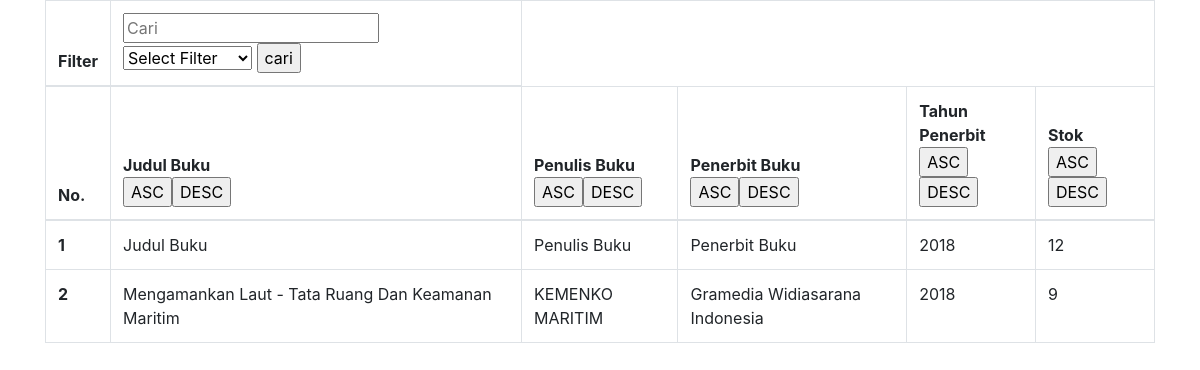
The page / on the database its author committed.
### tables this page shows
CREATE TABLE `buku` (
  `id` int(11) NOT NULL,
  `judul_buku` varchar(100) NOT NULL,
  `penulis_buku` varchar(100) NOT NULL,
  `penerbit_buku` varchar(100) NOT NULL,
  `tahun_terbit` char(4) NOT NULL,
  `stok` int(11) NOT NULL
);

### models/Perpustakaan.php (called while the page is built, shortened)
<?php
    class Perpustakaan{
        private $mysqli;
        public function __construct($conn)
        {
            $this->mysqli = $conn;
        }
        public function tampil($id=null){
            $db = $this->mysqli->conn;
            $sql = "SELECT * FROM buku ";
            $query = $db->query($sql) or die($db->error);
            return $query;
        }
    }
?>

### index.php (the view, shortened to what this page needs)
<?php
    require_once('config/koneksi.php');
    require_once('models/Perpustakaan.php');
    $connection = new Database($host,$user,$pass,$database);
    $perpus = new Perpustakaan($connection);
?>
<!doctype html>
<html lang="en">
  <head>
    <link rel="stylesheet" href="https://stackpath.bootstrapcdn.com/bootstrap/4.4.1/css/bootstrap.min.css">
  </head>
  <body>
    <div class="container">
    <table class="table table-bordered">
  <thead>
  <form action="" method="POST">
  <tr>
    <th>Filter</th>
    <td>
        <input type="text " name="q" placeholder="Cari">
        <select name="column" >
            <option value="">Select Filter</option>
        </select>
        <input type="submit" name="submit" id="" value="cari">
    </td>
    </tr>
    <tr>
      <th scope="col">No.</th>
      <th scope="col">Judul Buku <br><input type="submit" value="ASC" name="judul_buku"><input type="submit" value="DESC" name="judul_buku"></th>
      <th scope="col">Penulis Buku <br><input type="submit" value="ASC" name="penulis_buku"><input type="submit" value="DESC" name="penulis_buku"></th>
      <th scope="col">Penerbit Buku<br><input type="submit" value="ASC" name="penerbit_buku"><input type="submit" value="DESC" name="penerbit_buku"></th>
      <th scope="col">Tahun Penerbit<br><input type="submit" value="ASC" name="tahun_terbit"><input type="submit" value="DESC" name="tahun_terbit"></th>
      <th scope="col">Stok<br><input type="submit" value="ASC" name="stok"><input type="submit" value="DESC" name="stok"></th>
    </tr>
    </form>
  </thead>
  <tbody>
  <?php
    $no = 1;
    $sort = "";
    if(empty($sort)){
         $tampil = $perpus->tampil();
    }
    while($data = $tampil->fetch_object()){
  ?>
    <tr>
      <th scope="row"><?php echo $no++ ?></th>
      <td><?php echo $data->judul_buku; ?></td>
      <td><?php echo $data->penulis_buku; ?></td>
      <td><?php echo $data->penerbit_buku; ?></td>
      <td><?php echo $data->tahun_terbit; ?></td>
      <td><?php echo $data->stok; ?></td>
    </tr>
    <?php } ?>
  </tbody>
</table>
    </div>
  </body>
</html>

### rows shown on the page
buku: judul_buku "Judul Buku", penulis_buku "Penulis Buku", penerbit_buku "Penerbit Buku", tahun_terbit "2018", stok "12"
buku: judul_buku "Mengamankan Laut - Tata Ruang Dan Keamanan Maritim", penulis_buku "KEMENKO MARITIM", penerbit_buku "Gramedia Widiasarana Indonesia", tahun_terbit "2018", stok "9"
